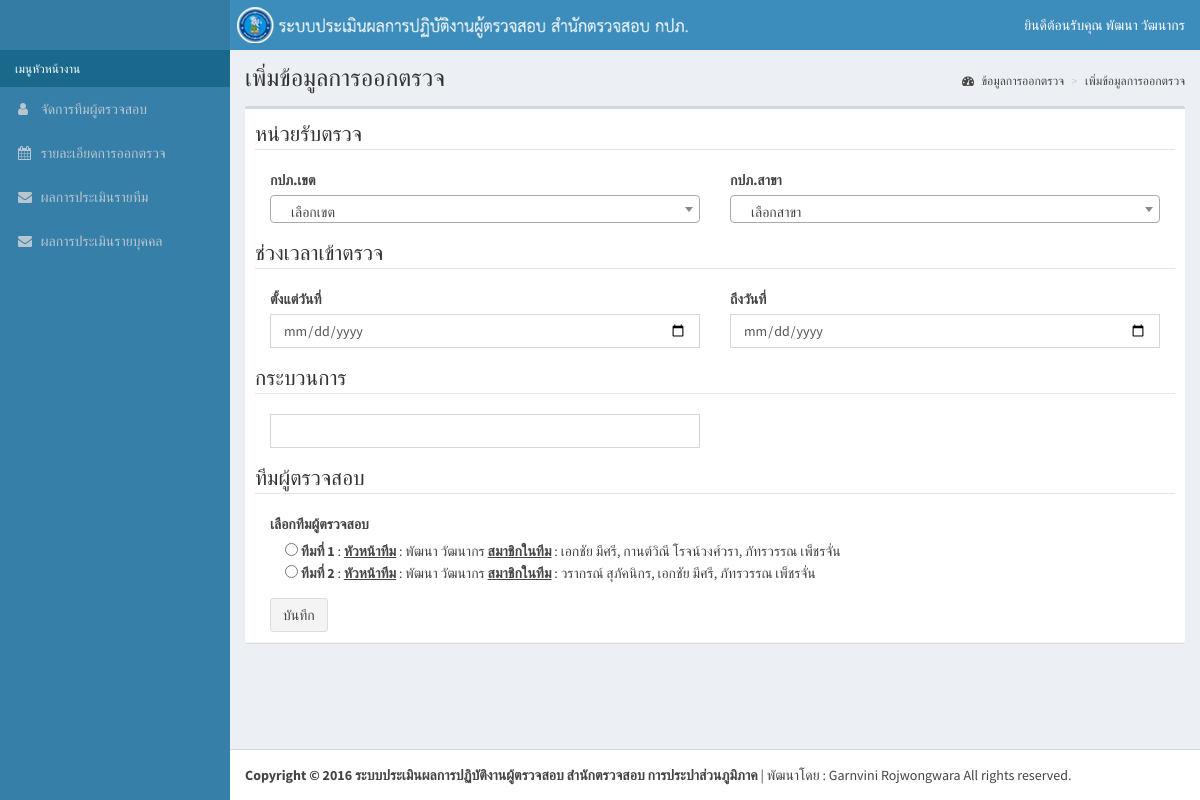
Screenshot of /process_addform.php (signed in) with the database file from the repository.
### tables this page shows
CREATE TABLE `user` (
  `userID` int(10) NOT NULL AUTO_INCREMENT,
  `userPassword` varchar(200) DEFAULT NULL,
  `userCode` int(10) DEFAULT NULL,
  `userName` varchar(200) DEFAULT NULL,
  `userFullname` varchar(200) DEFAULT NULL,
  `userLastname` varchar(200) DEFAULT NULL,
  `userPicture` varchar(200) DEFAULT NULL,
  `userEmail` varchar(200) DEFAULT NULL,
  `usertypeID` int(10) DEFAULT NULL,
  `userPosition` varchar(200) DEFAULT NULL,
  `userLevel` int(10) DEFAULT NULL,
  `jobID` int(10) DEFAULT NULL,
  `auditorID` int(10) DEFAULT NULL,
  PRIMARY KEY (`userID`),
  KEY `user_ibfk_2` (`usertypeID`),
  KEY `auditorID` (`auditorID`),
  KEY `user_ibfk_1` (`jobID`),
  CONSTRAINT `user_ibfk_1` FOREIGN KEY (`jobID`) REFERENCES `job` (`jobID`) ON DELETE CASCADE ON UPDATE CASCADE,
  CONSTRAINT `user_ibfk_2` FOREIGN KEY (`usertypeID`) REFERENCES `usertype` (`usertypeID`),
  CONSTRAINT `user_ibfk_3` FOREIGN KEY (`auditorID`) REFERENCES `auditor` (`auditorID`)
);

CREATE TABLE `team` (
  `teamID` int(10) NOT NULL AUTO_INCREMENT,
  `head` int(10) DEFAULT NULL,
  `member1` int(10) DEFAULT NULL,
  `member2` int(10) DEFAULT NULL,
  `member3` int(10) DEFAULT NULL,
  `userID` int(10) DEFAULT NULL,
  PRIMARY KEY (`teamID`),
  KEY `head` (`head`),
  KEY `member1` (`member1`),
  KEY `member2` (`member2`),
  KEY `member3` (`member3`),
  KEY `userID` (`userID`),
  CONSTRAINT `team_ibfk_1` FOREIGN KEY (`head`) REFERENCES `auditor` (`auditorID`),
  CONSTRAINT `team_ibfk_2` FOREIGN KEY (`member1`) REFERENCES `auditor` (`auditorID`),
  CONSTRAINT `team_ibfk_3` FOREIGN KEY (`member2`) REFERENCES `auditor` (`auditorID`),
  CONSTRAINT `team_ibfk_4` FOREIGN KEY (`member3`) REFERENCES `auditor` (`auditorID`),
  CONSTRAINT `team_ibfk_5` FOREIGN KEY (`userID`) REFERENCES `user` (`userID`)
);

CREATE TABLE `auditor` (
  `auditorID` int(10) NOT NULL AUTO_INCREMENT,
  `auditorCode` int(10) DEFAULT NULL,
  `auditorPre` varchar(20) DEFAULT NULL,
  `auditorName` varchar(200) DEFAULT NULL,
  `auditorLastname` varchar(200) DEFAULT NULL,
  `auditorPicture` varchar(200) DEFAULT NULL,
  `auditorPosition` varchar(200) DEFAULT NULL,
  `auditorLevel` int(10) DEFAULT NULL,
  `auditorOption` varchar(200) DEFAULT NULL,
  `partyID` int(10) DEFAULT NULL,
  `divisionID` int(10) DEFAULT NULL,
  `jobID` int(10) DEFAULT NULL,
  PRIMARY KEY (`auditorID`),
  KEY `auditorParty` (`partyID`),
  KEY `auditorDivision` (`divisionID`),
  KEY `auditorJob` (`jobID`)
);

### session.php (called while the page is built, shortened)
<?php
        include './db/database.php';
        $session_userID= $_SESSION['userID'];
        $qry_user = "SELECT * FROM user, usertype "
                . "WHERE userID='$session_userID' "
                . "AND user.usertypeID = usertype.usertypeID";
        $result_user = mysqli_query($link,$qry_user);
        if ($result_user) {
            $row_user = mysqli_fetch_array($result_user,MYSQLI_ASSOC);
            $s_userID = $row_user['userID'];
            $s_userFullname = $row_user['userFullname'];
            $s_userLastname = $row_user['userLastname'];
        }

### process_addform.php (the view, shortened to what this page needs)
<!DOCTYPE html>
<html>
  <?php
  include 'head.php';
  ?>
  <body class="hold-transition skin-blue sidebar-mini">
    <div class="wrapper">
      <?php
        include 'header.php';
      ?>
    <?php
        include 'leftside.php';
    ?>
      <div class="content-wrapper">
        <section class="content-header">
          <h1>
            เพิ่มข้อมูลการออกตรวจ
          </h1>
          <ol class="breadcrumb">
              <li><a href="process_auditorview.php"><i class="fa fa-dashboard"></i> ข้อมูลการออกตรวจ</a></li>
            <li><a href="#">เพิ่มข้อมูลการออกตรวจ</a></li>
          </ol>
        </section>
        <section class="content">
          <div class="box">
            <div class="box-header with-border">
              <div class="col-md-12">
                  <form class="form-horizontal" id="form1" action="process_insert.php" method="post" novalidate>
                            <div class="form-group">
                            <legend>หน่วยรับตรวจ</legend>
                            <div class="col-sm-6">
                            <label>กปภ.เขต</label><br/>
                            </div>
                            <div class="col-sm-6">
                            <label>กปภ.สาขา</label><br/>
                            </div>
                            </div>
                            <div class="form-group">
                                <legend>ช่วงเวลาเข้าตรวจ</legend>
                                <div class="col-sm-6">
                                    <label>ตั้งแต่วันที่</label>
                                    <input type='date' class="form-control" name="beginDate" required data-smk-msg="กรุณากรอกวันที่เริ่มเข้าตรวจสอบ">
                                </div>
                                <div class="col-sm-6">
                                    <label>ถึงวันที่</label>
                                    <input type='date' class="form-control" name="finishDate" required data-smk-msg="กรุณากรอกวันที่เริ่มและสิ้นสุดการตรวจสอบ">
                                </div>
                            </div>
                            <div class="form-group">
                                <legend>กระบวนการ</legend>
                                <div class="col-sm-6">
                                <input type="text" class="form-control" name="processName" required data-smk-msg="กรุณากรอกชื่อกระบวนการ">
                            </div>
                            </div>
                            <div class="form-group">
                            <legend>ทีมผู้ตรวจสอบ</legend>
                            <div class="col-sm-12">
                                <label>เลือกทีมผู้ตรวจสอบ</label>
                                <?php
                                    $n = 1;
                                    $sql = "SELECT * FROM team WHERE userID = $s_userID";
                                    $result = mysqli_query($link, $sql);
                                    while ($row = mysqli_fetch_assoc($result)){
                                        echo '<div class="col-sm-12">';
                                        echo '<input type="radio" name="teamID" value="'.$row['teamID'].' class="form-control" required data-smk-msg="กรุณาเลือกทีมผู้ตรวจสอบ" class="required"> <b>ทีมที่ ' . $n . '</b> : ';
                                        $head = $row['head'];
                                        $member1 = $row['member1'];
                                        $member2 = $row['member2'];
                                        $member3 = $row['member3'];
                                        $sql_head = "SELECT * FROM auditor WHERE auditorID = $head";
                                        $result_head = mysqli_query($link, $sql_head);
                                        while ($row_head = mysqli_fetch_assoc($result_head)){
                                            echo '<u><b>หัวหน้าทีม</b></u> : ' . $row_head['auditorName']. " " . $row_head['auditorLastname'] . ' <u><b>สมาชิกในทีม</b></u> : ';
                                        }
                                        $sql_member1 = "SELECT * FROM auditor WHERE auditorID = $member1";
                                        $result_member1 = mysqli_query($link, $sql_member1);
                                        while ($row_member1 = mysqli_fetch_assoc($result_member1)){
                                            echo $row_member1['auditorName']. " " . $row_member1['auditorLastname'] . ", ";
                                        }
                                        $sql_member2 = "SELECT * FROM auditor WHERE auditorID = $member2";
                                        $result_member2 = mysqli_query($link, $sql_member2);
                                        while ($row_member2 = mysqli_fetch_assoc($result_member2)){
                                            echo $row_member2['auditorName']. " " . $row_member2['auditorLastname'] . ", ";
                                        }
                                        $sql_member3 = "SELECT * FROM auditor WHERE auditorID = $member3";
                                        $result_member3 = mysqli_query($link, $sql_member3);
                                        while ($row_member3 = mysqli_fetch_assoc($result_member3)){
                                            echo $row_member3['auditorName']. " " . $row_member3['auditorLastname'];
                                        }
                                        $n++;
                                        echo '</div>';
                                    }
                                ?>
                            </div>
                            </div>
                            <button id="btn1" type="submit" class="btn btn-default">บันทึก</button>
                        </form>
                    </div>
            </div>
          </div>
        </section>
      </div>
    <?php
        include 'footer.php';
    ?>
    </div>
  </body>
</html>

### header.php (shortened to what this page needs)
<header class="main-header">
        <a href="./index.php" class="logo">
        </a>
        <nav class="navbar navbar-static-top" role="navigation">
          <span class="logo-lg"><a href="./index.php"><img src="./assets/pics/logo2.png"></a></span>
          <div class="navbar-custom-menu">
            <ul class="nav navbar-nav">
              <li class="dropdown user user-menu">
                <a href="#" class="dropdown-toggle" data-toggle="dropdown">
                  <span class="hidden-xs"><?php echo "ยินดีต้อนรับคุณ  "." ".$s_userFullname." ". $s_userLastname; ?> </a></span>
              </li>
            </ul>
          </div>
        </nav>
      </header>

### rows the page displays
user: userFullname "พัฒนา", userLastname "วัฒนากร"
auditor: auditorName "พัฒนา", auditorLastname "วัฒนากร"
auditor: auditorName "เอกชัย", auditorLastname "มีศรี"
auditor: auditorName "กานต์วิณี", auditorLastname "โรจน์วงศ์วรา"
auditor: auditorName "ภัทรวรรณ", auditorLastname "เพ็ชรจั่น"
auditor: auditorName "วรากรณ์", auditorLastname "สุภัคนิกร"
